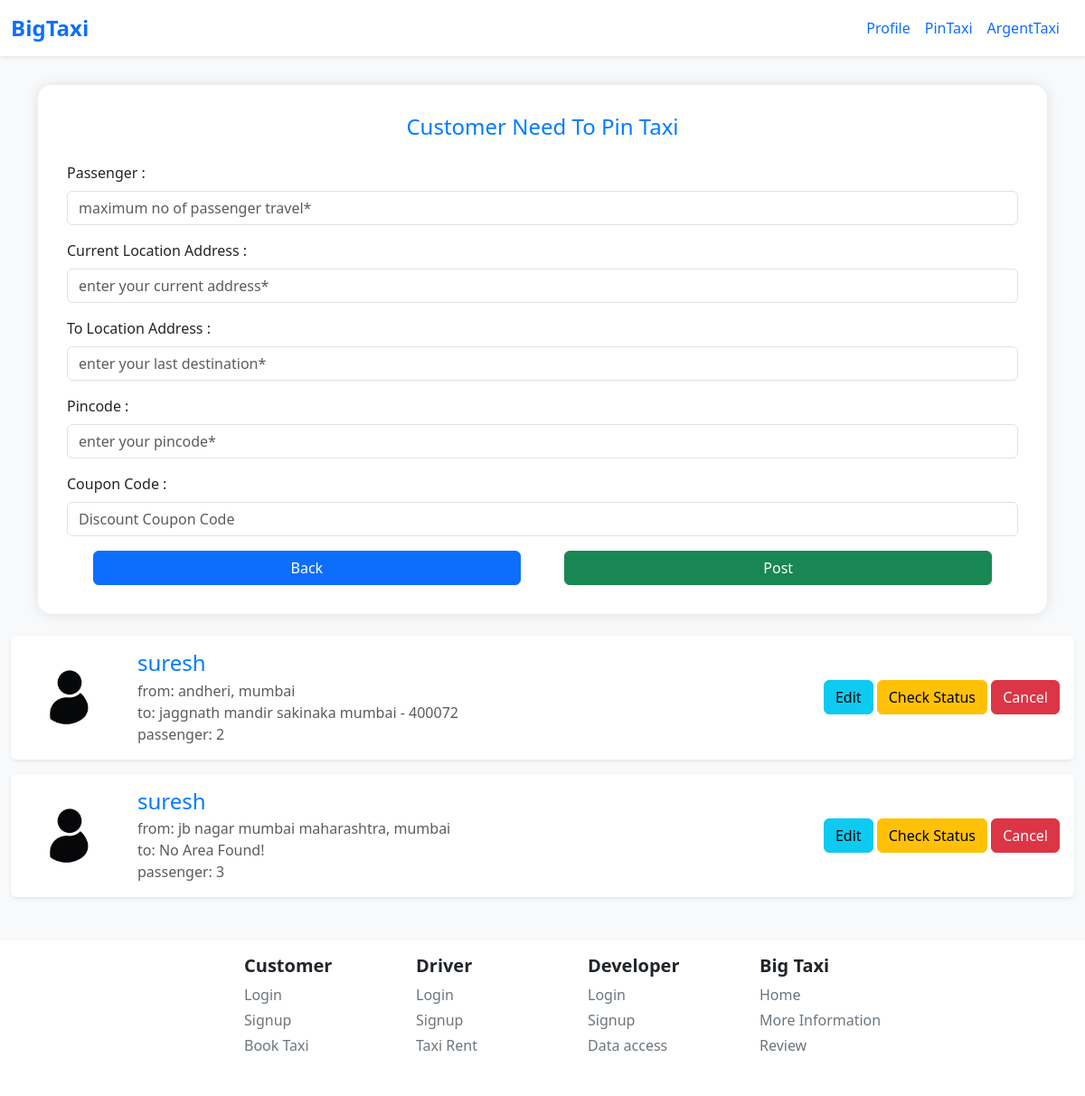
The app's page /home/pin-taxi/ (signed in) with its own data.
### taxi_app/models.py (models this page shows, shortened)
class PinTaxiAvailable(models.Model):
    taxiAvaId = models.CharField(max_length=50)
    taxiCity = models.CharField(max_length=500)
    customerId = models.ForeignKey(usersDataModel, on_delete=models.CASCADE)
    currentLocation = models.CharField(max_length=2000)
    toLocation = models.CharField(max_length=2000, default='No Area Found!')
    taxiPassenger = models.IntegerField(default=1)
    pincode = models.CharField(max_length=20, default=' ')
    couponCodeWas = models.CharField(max_length=100, default='Customer Not Have Coupon')
    taxiDate = models.DateField(auto_now_add=True)
    taxiTime = models.TimeField(auto_now_add=True)

### Users/models.py (models this page shows, shortened)
class usersDataModel(models.Model):
    UserG = [
        ('Male', 'Male'),
        ('Female', 'Female'),
        ('Other', 'Other'),
        ('Not Check', 'Not Check'),
    ]
    UserC = [
        ('Developer', 'Developer'),
        ('Customer', 'Customer'),
        ('Driver', 'Driver'),
    ]
    ULink = models.ForeignKey(User, on_delete=models.CASCADE)
    UserCode = models.CharField(max_length=100, default='BIGTAXICODE1006463')
    UserCategory = models.CharField(choices=UserC, default='Customer')
    UserMobileNo = models.CharField(max_length=11)
    UserGender = models.CharField(max_length=100, default='Not Check')
    UserAge = models.CharField(max_length=3, default='')
    UserState = models.CharField(max_length=100, default='')
    UserCity = models.CharField(max_length=100, default='')
    UserPincode = models.CharField(max_length=20, default='')
    UserAddress = models.CharField(max_length=200, default='')
    UserPass = models.CharField(max_length=1000, default='password')
    CouponCode = models.CharField(max_length=50, null=True, blank=True)
    UProfileImage = models.ImageField(upload_to='profile/main/', default='profile/default/default.png')

### taxi_app/views.py (the view, shortened to what this page needs)
# urls.py: path('pin-taxi/', views.pinTaxiFunctionBaseView, name='pinTaxi'),
def pinTaxiFunctionBaseView(request):
    if request.user.is_authenticated:
        usernames = request.user.username; user = User.objects.get(username = usernames); dataOfUser = usersDataModel.objects.get(ULink = user); dataPresentLst = PinTaxiAvailable.objects.filter(customerId = dataOfUser)
        profileImage = dataOfUser.UProfileImage; setLimitToForm = 4
        if dataPresentLst:
            valueOfPin = True
            if len(dataPresentLst) > 1:
                dataOfPin = PinFunction(dataPresentLst)
            elif len(dataPresentLst) > 3:
                dataOfPin = PinFunction(dataPresentLst)
            else:
                dataOfPin = PinFunction(dataPresentLst)
        else: valueOfPin = False; dataOfPin = False
        if len(dataPresentLst) < setLimitToForm:
            DataShow = True
        else:
            DataShow = False
        context = {'valueOfPin' : valueOfPin, 'dataOfPin' : dataOfPin, 'usernames' : usernames, 'DataShow' : DataShow, 'profileImage' : profileImage}
        return render(request, 'main/pinTaxi.html', context)
    else:
        return redirect('driver:login')

### taxi_app/navbar.py (called while the page is built)
def navbar(request):
    if request.user.is_authenticated:
        checkUser = User.objects.get(username = request.user.username); UDM = usersDataModel.objects.get(ULink = checkUser);
        userCategoryis = UDM.UserCategory
        userBarCodeAccessis = UDM.UserCode
        userCouponCodeis = UDM.CouponCode
        return {'userCategoryis' : userCategoryis, 'userBarCodeAccessis' : userBarCodeAccessis}
    else:
        return {'userCategoryis' : None, 'userBarCodeAccessis' : None}

### taxi_app/views.py (called while the page is built)
def PinFunction(dataPresentLst):
    dataOfPinLst = []
    for a1 in dataPresentLst:
        dataOfPinLst += [a1]
    return dataOfPinLst

### templates/main/pinTaxi.html (shortened to what this page needs)
{% extends 'base.html' %}
{% block body %}
{% if DataShow %}
  <div class="container mb-4">
    <div class="form-section">
      <h4>Customer Need To Pin Taxi</h4>
      <form method="POST">
        <div class="mb-3 text-start position-relative">
          <label class="form-label">Passenger :</label>
          <input type="number" class="form-control" name="uTaxiPassenger" min="0" placeholder="maximum no of passenger travel*" required>
        </div>
        <div class="mb-3 text-start position-relative">
          <label class="form-label">Current Location Address :</label>
          <input type="text" class="form-control" name="uCurrentLocation" placeholder="enter your current address*" required>
        </div>
        <div class="mb-3 text-start position-relative">
          <label class="form-label">To Location Address :</label>
          <input type="text" class="form-control" name="uLastLocation" placeholder="enter your last destination*" required>
        </div>
        <div class="mb-3 text-start position-relative">
          <label class="form-label">Pincode :</label>
          <input type="number" class="form-control" name="uPincode" placeholder="enter your pincode*" required>
        </div>
        {% if userCategoryis == 'Customer' %}
          <div class="mb-3 text-start position-relative">
            <label class="form-label">Coupon Code :</label>
            <input type="text" class="form-control" name="uCouponCode" placeholder="Discount Coupon Code">
          </div>
        {% elif userCategoryis == 'Driver' %}
          <input type="text" class="form-control" name="uVerifyStatus" value="{{ userCategoryis }}" hidden>
          <input type="text" class="form-control" name="uBarCode" value="{{ userBarCodeAccessis }}" hidden>
        {% endif %}
        <div class="w-100 d-flex justify-content-center gap-5">
          <a href="{% url 'taxi_app:home' %}" class="btn btn-primary w-pin-taxi">Back</a>
          <button type="submit"  class="btn btn-success w-pin-taxi">Post</button>
        </div>
      </form>
    </div>
  </div>
{% else %}
  <div class="container mt-5">
  <div class="alert text-center">
    You have already pinned 2 taxis. To add another, please unpin one first.
  </div>
</div>
{% endif %}
  {% if valueOfPin %}
    {% for DP in dataOfPin %}
      <div class="container-xxl my-3">
      <div class="bg-white shadow-sm rounded p-3 d-flex align-items-center flex-wrap flex-md-nowrap">
        <div class="me-4 mb-3 mb-md-0">
          <img src="/media/{{ profileImage }}" alt="User Profile"
              class="rounded-circle" style="width: 100px; height: 100px; object-fit: cover;">
        </div>
        <div class="me-auto">
          <h4 class="mb-1">{{ usernames }}</span></h4>
          <p class="text-muted mb-0">from: {{ DP.currentLocation|truncatewords:7 }}, {{ DP.taxiCity }}</p>
          <p class="text-muted mb-0">to: {{ DP.toLocation|truncatewords:7 }}</p>
          <p class="text-muted mb-0">passenger: {{ DP.taxiPassenger }}</p>
        </div>
        <div class="mt-3 mt-md-0">
          <a href="#" class="btn btn-info">Edit</a>
          <a href="#" class="btn btn-warning button-home">Check Status</a>
          <a href="#" class="btn btn-danger button-home-red">Cancel</a>
        </div>
      </div>
    </div>
    {% endfor %}
    {% endif %}
{% endblock %}

### templates/base.html (shortened to what this page needs)
{% load static %}
<!DOCTYPE html>
<html lang="en">
<head>
  <link href="https://cdn.jsdelivr.net/npm/bootstrap@5.3.0/dist/css/bootstrap.min.css" rel="stylesheet">
</head>
<body class="bg-light">
    {% include 'inc/navbar.html' %}
    {% block body %}
    {% endblock %}
    {% include 'inc/footer.html' %}
</body>
</html>

### templates/inc/navbar.html (shortened to what this page needs)
<nav class="navbar navbar-expand-lg navbar-light bg-white shadow-sm">
  <div class="container-fluid">
    <a class="navbar-brand text-primary fw-bold fs-4" href="{% url 'taxi_app:home' %}">BigTaxi</a>
    <div class="ms-auto d-flex align-items-center">
      {% if user.is_authenticated %}
          {% if userCategoryis == 'Customer' %}
            <a href="#" class="me-3">Profile</a>
            <a href="{% url 'taxi_app:pinTaxi' %}" class="me-3">PinTaxi</a>
            <a href="#" class="me-3">ArgentTaxi</a>
          {% elif userCategoryis == 'Driver' %}
            <a href="#" class="me-3">Profile</a>
            <a href="#" class="me-3">PinTaxi</a>
            <a href="#" class="me-3">ArgentTaxi</a>
          {% elif userCategoryis == 'Developer' %}
            <a href="#" class="me-3">Profile</a>
            <a href="#" class="me-3">TaxiSuggest</a>
            <a href="#" class="me-3">ArgentTaxi</a>
            <a href="#" class="me-3">Informations</a>
          {% endif %}
      {% else %}
          <a href="{% url 'driver:customerLogin' %}" class="btn btn-outline-primary me-2">Login</a>
          <a href="{% url 'driver:customerSignup' %}" class="btn btn-outline-primary me-2">Signup</a>
      {% endif %}
    </div>
  </div>
</nav>

### templates/inc/footer.html (shortened to what this page needs)
<footer class="bg-white shadow-sm mt-5 py-3">
  <div class="container-xxl">
    <div class="row text-center text-md-start d-flex align-items-center justify-content-center ms-5">
      <div class="col-6 col-md-2 mb-4 ms-md-3 ms-2">
        <h5 class="fw-bold">Customer</h5>
        <span class="d-block mb-1"><a href="{% url 'driver:customerLogin' %}" class="a-footer-tag">Login</a></span>
        <span class="d-block mb-1"><a href="{% url 'driver:customerSignup' %}" class="a-footer-tag">Signup</a></span>
        {% if user.is_authenticated %}
            <span class="d-block mb-1"><a href="#" class="a-footer-tag">Book Taxi</a></span>
        {% else %}
            <span class="d-block mb-1 un-login">Book Taxi</span>
        {% endif %}
      </div>
      <div class="col-6 col-md-2 mb-4">
        <h5 class="fw-bold">Driver</h5>
        <span class="d-block mb-1"><a href="{% url 'driver:driverLogin' %}" class="a-footer-tag">Login</a></span>
        <span class="d-block mb-1"><a href="{% url 'driver:driverSignup' %}" class="a-footer-tag">Signup</a></span>
        {% if user.is_authenticated %}
            <span class="d-block mb-1"><a href="#" class="a-footer-tag">Taxi Rent</a></span>
        {% else %}
            <span class="d-block mb-1 un-login">Taxi Rent</span>
        {% endif %}
      </div>
      <div class="col-6 col-md-2 mb-4">
        <h5 class="fw-bold">Developer</h5>
        <span class="d-block mb-1"><a href="{% url 'driver:developerLogin' %}" class="a-footer-tag">Login</a></span>
        <span class="d-block mb-1"><a href="{% url 'driver:developerSigup' %}" class="a-footer-tag">Signup</a></span>
        {% if user.is_authenticated %}
            <span class="d-block mb-1"><a href="{% url 'taxi_app:review' %}" class="a-footer-tag">Data access</a></span>
        {% else %}
            <span class="d-block mb-1 un-login">Data access</span>
        {% endif %}
      </div>
      <div class="col-6 col-md-2 mb-4">
        <h5 class="fw-bold">Big Taxi</h5>
        <span class="d-block mb-1"><a href="{% url 'taxi_app:home' %}" class="a-footer-tag">Home</a></span>
        <span class="d-block mb-1"><a href="{% url 'driver:inforamtion' %}" class="a-footer-tag">More Information</a></span>
        {% if user.is_authenticated %}
            <span class="d-block mb-1"><a href="{% url 'taxi_app:review' %}" class="a-footer-tag">Review</a></span>
        {% else %}
            <span class="d-block mb-1 un-login">Review</span>
        {% endif %}
      </div>
    </div>
  </div>
</footer>

### templates/inc/navbar.html (style rules this page uses)
a { text-decoration: none; }

### templates/main/pinTaxi.html (style rules this page uses)
body { background-color: #f8fafc; }
.form-section { background-color: #ffffff; padding: 2rem; border-radius: 15px; box-shadow: 0 0 15px rgba(0, 0, 0, 0.1); margin-top: 2rem; text-align: center; }
h4 { color: #007bff; margin-bottom: 1.5rem; }
.w-pin-taxi { width: 45% !important; }

### templates/inc/footer.html (style rules this page uses)
a { text-decoration: none; }
.a-footer-tag { color: #6c757d; }

### records on screen
PinTaxiAvailable: UProfileImage (placeholder picture), currentLocation "andheri", taxiCity "mumbai", toLocation "jaggnath mandir sakinaka mumbai - 400072", taxiPassenger "2"
PinTaxiAvailable: UProfileImage (placeholder picture), currentLocation "jb nagar mumbai maharashtra", taxiCity "mumbai", toLocation "No Area Found!", taxiPassenger "3"

### other values on screen
{{ usernames }} "suresh"
